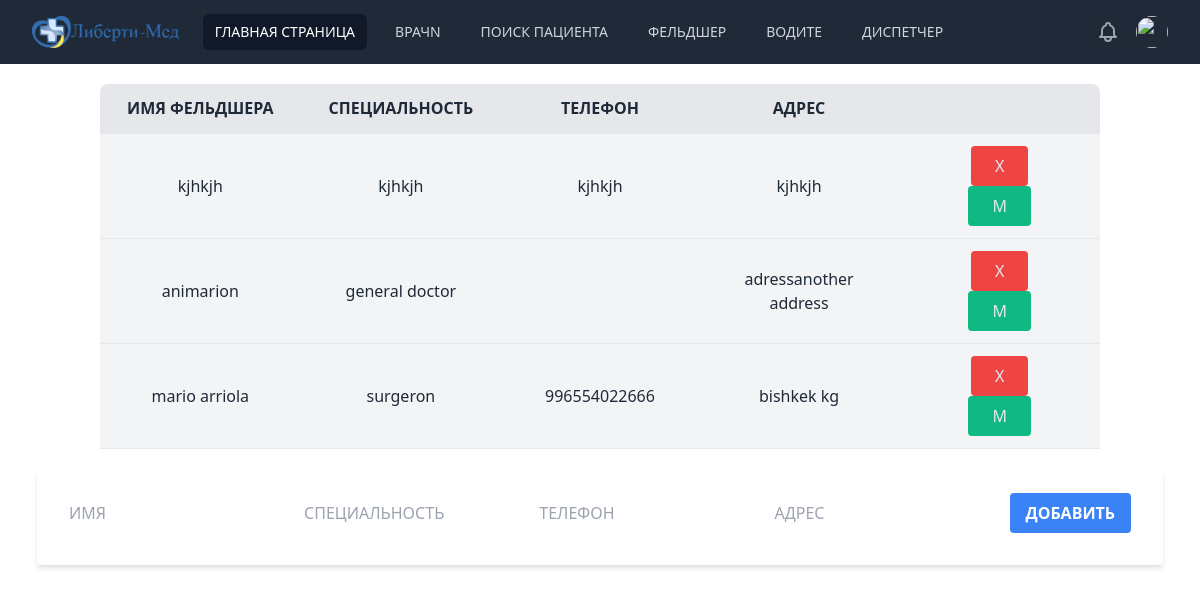
The page /paramedics (signed in) on the database as committed earlier.
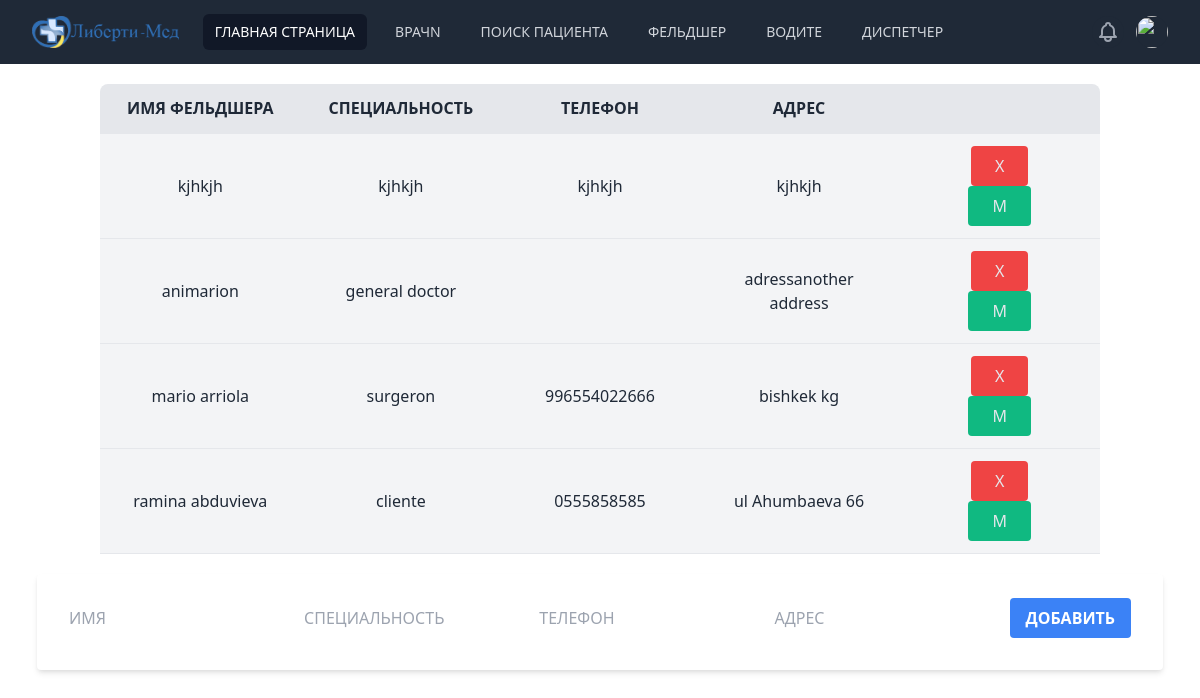
The same page on the database as committed later.
### tables this page shows
CREATE TABLE paramedics (id INTEGER PRIMARY KEY AUTOINCREMENT, name TEXT NOT NULL,especiality TEXT NOT NULL,phone TEXT NOT NULL, address TEXT NOT NULL);

### aplication.py (the view)
@app.route("/paramedics", methods=["GET", "POST"])
@login_require
def paramedics():
    if request.method == "POST":
        doctor_name = request.form.get("name")
        doctor_spc = request.form.get("especiality")
        doctor_phone = request.form.get("phone")
        doctor_address = request.form.get("address")
        if not doctor_name or not doctor_spc or not doctor_phone or not doctor_address:
            return "you need to fill all the fields"
        else:
            with sqlite3.connect(db_path) as conn:
                cur = conn.cursor()
                is_update = request.form.get("mody")
                if is_update == "1":
                    doctor_id = request.form.get("id")
                    cur.execute(
                        "UPDATE paramedics SET name=(?), especiality=(?), phone=(?), address=(?) WHERE id=(?)",
                        (
                            doctor_name,
                            doctor_spc,
                            doctor_phone,
                            doctor_address,
                            doctor_id,
                        ),
                    )
                    return redirect("/paramedics")
                else:
                    exist_paramedic = cur.execute(
                        "SELECT * FROM paramedics WHERE phone=(?)", (doctor_phone,)
                    )
                    alredy_in_db = exist_paramedic.fetchall()
                    if not alredy_in_db:
                        cur.execute(
                            "INSERT INTO paramedics(name, especiality, phone, address) VALUES(?, ?, ?, ?)",
                            (
                                doctor_name,
                                doctor_spc,
                                doctor_phone,
                                doctor_address,
                            ),
                        )
                        return redirect("/paramedics")
                    else:
                        return "somthing is happening here"
    else:
        with sqlite3.connect(db_path) as conn:
            cur = conn.cursor()
            paramedics_all = cur.execute("SELECT * FROM paramedics")
            paramedics = paramedics_all.fetchall()
            return render_template("paramedics.html", paramedics=paramedics)

### aplication.py (called while the page is built)
@app.teardown_appcontext
def close_connection(exception):
    db = getattr(g, "_database", None)
    if db is not None:
        db.close()

### helpers.py (called while the page is built)
def login_require(f):
    @wraps(f)
    def decorated_function(*args, **kwargs):
        if session.get('user_id') is None:
            return redirect(url_for('login' ,next=request.url))
        return f(*args, **kwargs)
    return decorated_function

### templates/paramedics.html (shortened to what this page needs)
{% extends "layout.html" %}
{% block main %}
    <table class="rounded-t-lg m-5 w-5/6 mx-auto bg-gray-200 text-gray-800">
        <tr class="left border-b-2 border-gray-30">
            <th class="px-4 py-3">ИМЯ ФЕЛЬДШЕРА</th>
            <th class="px-4 py-3">СПЕЦИАЛЬНОСТЬ</th>
            <th class="px-4 py-3">ТЕЛЕФОН</th>
            <th class="px-4 py-3">АДРЕС</td>
        </tr>
        {% for paramedic in paramedics %}
        <tr class="bg-gray-100 border-b border-gray-200">
            <td class="px-4 py-3" id="name\\{{paramedic[0]}}">{{paramedic[1]}}</td>
            <td class="px-4 py-3" id="especialitye\\{{paramedic[0]}}">{{paramedic[2]}}</td>
            <td class="px-4 py-3" id="phone\\{{paramedic[0]}}">{{paramedic[3]}}</td>
            <td class="px-4 py-3" id="address\\{{paramedic[0]}}">{{paramedic[4]}}</td>
            <td class="px-4 py-3"> <form action="/deleteparamedic" method="post">
                    <button type="submit"class="bg-red-500 text-gray-200 rounded hover:bg-red-400 px-6 py-2 focus:outline-none mx-1"> X </button>
                </form>
                <button   class="bg-green-500 text-gray-200 rounded hover:bg-green-400 px-6 py-2 focus:outline-none mx-10" onclick="modify({{paramedic[0]}})"/> М</button>
            </td>
        </tr>
        {% endfor %}
    </table>
    <form action="/paramedics" method="post" class="bg-white shadow-md rounded px-8 pt-6 pb-8 mb-4">
        <input type="text" name="name"id ="name-form" placeholder="ИМЯ">
        <input type="text" name="especiality" id="especiality-form"  placeholder="СПЕЦИАЛЬНОСТЬ">
        <input type="text" name="phone" id="phone-form" placeholder="ТЕЛЕФОН">
        <input type="text" name="address" id="address-form" placeholder="АДРЕС">
        <button type="submit" id="btn" class="bg-blue-500 hover:bg-blue-700 text-white font-bold py-2 px-4 rounded focus:outline-none focus:shad    ow-outline"> ДОБАВИТЬ </button>
        </form>
{% endblock %}

Rows that differ between the two databases and show on the page:
added paramedics: name "ramina abduvieva", especiality "cliente", phone "0555858585", address "ul Ahumbaeva 66"
